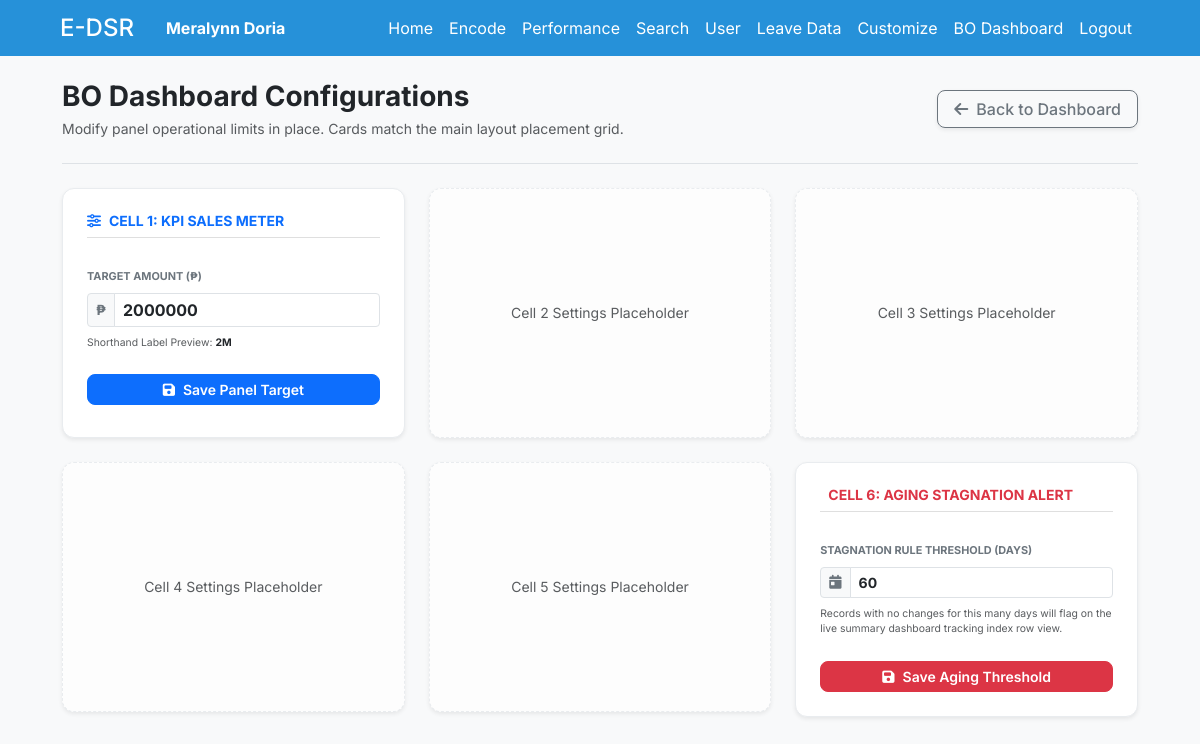
Page /pages/bo_dashboardSettings.php (signed in) on the committed database.
### tables this page shows
CREATE TABLE `users` (
  `id` int(11) NOT NULL,
  `name` varchar(100) NOT NULL,
  `user_id` varchar(200) NOT NULL,
  `password` varchar(100) NOT NULL,
  `dept` varchar(200) NOT NULL,
  `category` varchar(100) NOT NULL,
  `log_at` datetime NOT NULL DEFAULT current_timestamp(),
  `pass_change` varchar(10) NOT NULL,
  `stat` varchar(100) NOT NULL,
  `branch` varchar(50) DEFAULT NULL,
  `authority` varchar(200) NOT NULL,
  `handled` varchar(200) NOT NULL,
  `is_download_restricted` tinyint(1) NOT NULL DEFAULT 0,
  `is_deleted` tinyint(1) NOT NULL DEFAULT 0
);

CREATE TABLE `dashboard_settings` (
  `id` int(11) NOT NULL,
  `setting_key` varchar(100) NOT NULL,
  `setting_value` varchar(255) NOT NULL,
  `updated_at` timestamp NOT NULL DEFAULT current_timestamp() ON UPDATE current_timestamp()
);

### php/autoRedirect.php (called while the page is built, shortened)
<?php
include('db_conn.php');
if (isset($_COOKIE['e-dsr-user'])) {
    $coockieUser = $_COOKIE['e-dsr-user'];
    $sql1 = "SELECT * FROM users WHERE user_id = '$coockieUser' AND is_deleted = 0";
    $result1 = mysqli_query($conn, $sql1);
    while ($qResult = mysqli_fetch_array($result1)) {
        $name = $qResult['name'];
    }
} else {
    echo '<script>
            window.location.href = "../index.php";
            alert("Please log in to access the welcome page!");
          </script>';
}
?>

### php/accountList.php (called while the page is built, shortened)
<?php
include('db_conn.php');
include('autoRedirect.php');
$name = $_SESSION['name'] ?? $name ?? '';
?>

### pages/bo_dashboardSettings.php (the view, shortened to what this page needs)
<?php
include('../php/autoRedirect.php');
include('../php/accountList.php');
include('../php/db_conn.php');
$currentSalesTarget = 5000000.00;
$agingDaysThreshold = 60;
$settingsQuery = "SELECT setting_key, setting_value FROM dashboard_settings WHERE setting_key IN ('kpi_sales_target', 'aging_days_threshold')";
$settingsResult = mysqli_query($conn, $settingsQuery);
if ($settingsResult) {
    while ($row = mysqli_fetch_assoc($settingsResult)) {
        if ($row['setting_key'] === 'kpi_sales_target') {
            $currentSalesTarget = floatval($row['setting_value']);
        } elseif ($row['setting_key'] === 'aging_days_threshold') {
            $agingDaysThreshold = intval($row['setting_value']);
        }
    }
}
?>
<!DOCTYPE html>
<html lang="en">
<head>
    <link href="https://cdn.jsdelivr.net/npm/bootstrap@5.3.2/dist/css/bootstrap.min.css" rel="stylesheet">
    <link rel="stylesheet" href="https://cdnjs.cloudflare.com/ajax/libs/font-awesome/6.5.1/css/all.min.css">
    <link rel="stylesheet" href="../css/sidebar.css">
    <link rel="stylesheet" href="../css/table.css">
    <link rel="stylesheet" href="../css/search.css">
    <link rel="stylesheet" href="../css/dashboard.css">
</head>
<body>
    <?php include('header.php'); ?>
    <div class="container-fluid py-4">
        <div class="row">
            <main class="col-12 col-xl-11 mx-auto">
                <div class="d-flex justify-content-between align-items-center pb-4 mb-4 border-bottom flex-wrap gap-3">
                    <div>
                        <h3 class="m-0 fw-bold tracking-tight text-dark">BO Dashboard Configurations</h3>
                        <p class="text-muted small m-0 mt-1">Modify panel operational limits in place. Cards match the main layout placement grid.</p>
                    </div>
                    <div class="d-flex gap-2">
                        <a href="bo_dashboard.php" class="btn btn-outline-secondary px-3 fw-medium d-flex align-items-center gap-2 shadow-sm rounded-3">
                            <i class="fa fa-arrow-left"></i> Back to Dashboard
                        </a>
                    </div>
                </div>
                <div class="row g-4">
                    <div class="col-12 col-md-6 col-lg-4">
                        <div class="main-content-card p-4 shadow-sm text-start">
                            <div class="w-100 mb-3">
                                <h6 class="text-uppercase text-primary tracking-wider fw-bold small m-0">
                                    <i class="fa-solid fa-sliders me-2"></i>Cell 1: KPI Sales Meter
                                </h6>
                                <hr class="my-2 text-black-50">
                            </div>
                            <form id="kpiSalesTargetForm" method="POST" action="" class="w-100 d-flex flex-column h-100 justify-content-between">
                                <div class="mb-3 flex-grow-1">
                                    <label for="targetAmountInput" class="form-label small fw-bold text-secondary text-uppercase" style="font-size:0.68rem;">Target Amount (₱)</label>
                                    <div class="input-group mb-2 input-group-sm">
                                        <span class="input-group-text bg-light fw-bold text-secondary">₱</span>
                                        <input type="number" step="0.01" min="1" class="form-control fw-bold fs-6 text-dark" id="targetAmountInput" name="target_goal" value="<?php echo $currentSalesTarget; ?>" required>
                                    </div>
                                    <div class="form-text text-muted" style="font-size: 0.65rem;">
                                        Shorthand Label Preview: <strong id="shorthandPreview" class="text-dark">--</strong>
                                    </div>
                                </div>
                                <button type="submit" class="btn btn-sm btn-primary w-100 rounded-3 fw-semibold mt-2">
                                    <i class="fa fa-save me-2"></i>Save Panel Target
                                </button>
                            </form>
                        </div>
                    </div>
                    <div class="col-12 col-md-6 col-lg-4">
                        <div class="main-content-card p-4 shadow-sm text-center border-dashed">
                            <span class="text-muted small">Cell 2 Settings Placeholder</span>
                        </div>
                    </div>
                    <div class="col-12 col-md-6 col-lg-4">
                        <div class="main-content-card p-4 shadow-sm text-center border-dashed">
                            <span class="text-muted small">Cell 3 Settings Placeholder</span>
                        </div>
                    </div>
                    <div class="col-12 col-md-6 col-lg-4">
                        <div class="main-content-card p-4 shadow-sm text-center border-dashed">
                            <span class="text-muted small">Cell 4 Settings Placeholder</span>
                        </div>
                    </div>
                    <div class="col-12 col-md-6 col-lg-4">
                        <div class="main-content-card p-4 shadow-sm text-center border-dashed">
                            <span class="text-muted small">Cell 5 Settings Placeholder</span>
                        </div>
                    </div>
                    <div class="col-12 col-md-6 col-lg-4">
                        <div class="main-content-card p-4 shadow-sm text-start">
                            <div class="w-100 mb-3">
                                <h6 class="text-uppercase text-danger tracking-wider fw-bold small m-0">
                                    <i class="fa-solid fa-clock-history me-2"></i>Cell 6: Aging Stagnation Alert
                                </h6>
                                <hr class="my-2 text-black-50">
                            </div>
                            <form id="agingStagnationConfigForm" method="POST" action="" class="w-100 d-flex flex-column h-100 justify-content-between">
                                <div class="mb-3 flex-grow-1">
                                    <label for="agingDaysInput" class="form-label small fw-bold text-secondary text-uppercase" style="font-size:0.68rem;">Stagnation Rule Threshold (Days)</label>
                                    <div class="input-group mb-2 input-group-sm">
                                        <span class="input-group-text bg-light text-secondary"><i class="fa-solid fa-calendar-day"></i></span>
                                        <input type="number" min="1" class="form-control fw-bold text-dark" id="agingDaysInput" name="aging_days_threshold" value="<?php echo $agingDaysThreshold; ?>" required>
                                    </div>
                                    <div class="form-text text-muted" style="font-size: 0.65rem;">
                                        Records with no changes for this many days will flag on the live summary dashboard tracking index row view.
                                    </div>
                                </div>
                                <button type="submit" class="btn btn-sm btn-danger w-100 rounded-3 fw-semibold mt-2">
                                    <i class="fa fa-save me-2"></i>Save Aging Threshold
                                </button>
                            </form>
                        </div>
                    </div>
                </div>
            </main>
        </div>
    </div>
</body>
</html>

### pages/header.php (shortened to what this page needs)
<nav class="sticky-top navbar navbar-expand-lg navbar-dark bg px-lg-5">
    <div class="container-fluid">
        <div class="d-flex align-items-center">
            <a class="navbar-brand" href="welcome_page.php">
                <h4 class="m-0">E-DSR</h4>
            </a>
            <span class="ms-3 text-white"><strong><?php echo $name; ?></strong></span>
        </div>
        <div class="collapse navbar-collapse" id="navbarNav">
            <ul class="navbar-nav ms-auto">
                <li class="nav-item"><a class="nav-link text-white" href="welcome_page.php">Home</a></li>
                <li class="nav-item"><a class="nav-link text-white" href="encode.php">Encode</a></li>
                <li id="performanceTab" class="nav-item"><a class="nav-link text-white" href="performance.php">Performance</a></li>
                <li class="nav-item"><a class="nav-link text-white" href="bo_search.php">Search</a></li>
                <li id="users" class="nav-item admin"><a class="nav-link text-white" href="user.php">User</a></li>
                <li id="leave" class="nav-item admin"><a class="nav-link text-white" href="leaveData.php">Leave Data</a></li>
                <li id="customize" class="nav-item admin"><a class="nav-link text-white" href="customize.php">Customize</a></li>
                <li id="bo_dashboard" class="nav-item admin"><a class="nav-link text-white" href="bo_dashboard.php">BO Dashboard</a></li>
                <li class="nav-item"><a class="nav-link text-white" href="../php/logout.php?logoutid=<?php echo $name; ?>" onclick="return confirm('Logout Account?')">Logout</a></li>
            </ul>
        </div>
    </div>
</nav>

### css/sidebar.css (style rules this page uses)
.bg { background-color: #2691d9; }

### pages/bo_dashboardSettings.php (style rules this page uses)
body { font-family: 'Inter', sans-serif; background-color: #f8f9fa; color: #343a40; }
.main-content-card { background: #ffffff; border-radius: 12px; border: 1px solid #e9ecef; min-height: 250px; display: flex; flex-direction: column; justify-content: flex-start; align-items: flex-start; }
.border-dashed { border-style: dashed !important; background-color: #fdfdfd; justify-content: center !important; align-items: center !important; }

### rows in the picture
users: name "Meralynn Doria"
dashboard_settings: target_goal "2000000"
dashboard_settings: aging_days_threshold "60"
